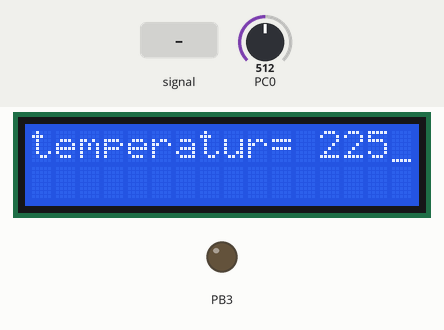
Recording of a program running on a simulated ATmega8, built with avr-gcc and emulated at 8 MHz. On the bench: 16×2 character LCD, output pins drawn as LEDs (lit = HIGH). Wiring (inferred from the names in the program): character LCD (HD44780): RS PB0; R/W PB1; E PB2; data PB4, PB5, PB6, PB7. The inputs (shaded band) are chosen by the test bench; at power-on: PC0 = 512. Pins used as bus, display or sensor lines are not drawn.

Above: at 1.2 s.
1.3 s: PC0 fed a 200 Hz sine of ±81 counts around its level
At 2.0 s:
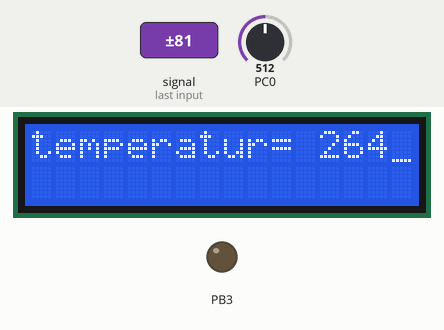
3.6 s: PC0 set to 716
At 4.5 s:
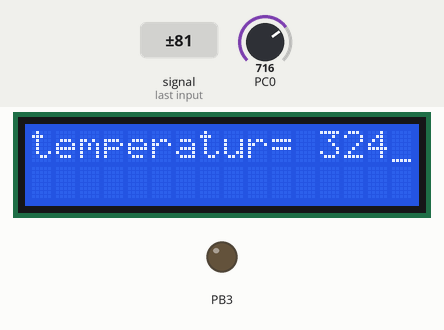
5.2 s: PC0 fed a 1000 Hz sine of ±255 counts around its level
At 5.6 s:
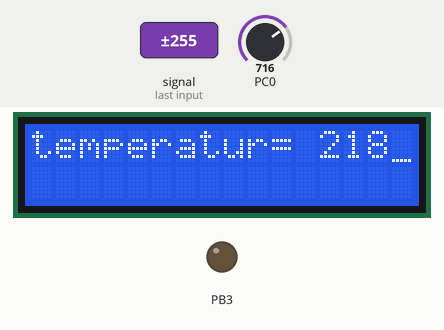
7.3 s: PC0 set to 900
At 8.4 s:
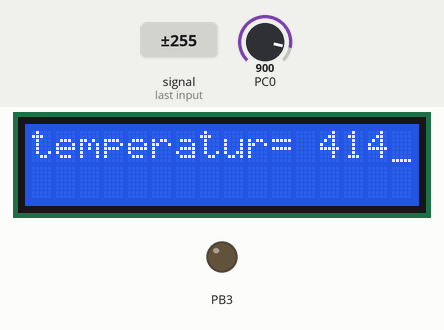
8.9 s: PC0 set to 1023
At 9.6 s:
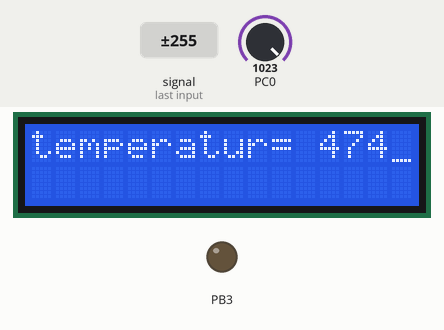
Timing chart, 0 to 11.9 s (numbered marks = the images above; inputs shaded):
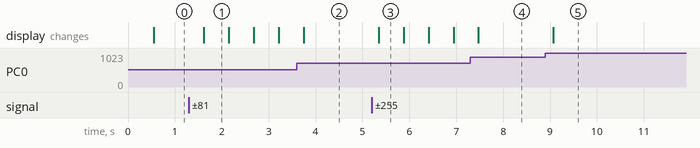

Measured:
- after the input at 1.3 s, the display: changes after 0.31 s (image 1)
- after the input at 5.2 s, the display: changes after 0.14 s (image 3)
- after the input at 8.9 s, the display: changes after 0.17 s (image 5)
- what the display in image 1 shows lasts 0.5 s, from 1.6 s to 2.1 s

The program:

measure_temperature_using_themocouple_test.c
```c
/*
 * measure_temperature_using_themocouple_test.c
 *
 * Created: 12/28/2018 9:12:35 PM
 *  Author: Ahmed
 */

#define F_CPU 8000000ul
#include <avr/io.h>
#include <util/delay.h>
#include "driver/ADC LIB.h"
#include "driver/lcd_4bit.h"
volatile unsigned int adc_val;
unsigned int temprature_val;
char temp[5];

int main(void)
{
	ADC_Init(125000);
	lcd_init();
    while(1)
    {
		lcd_goto_xy(1,1);
		lcd_print("temperatur=");
		adc_val=adc_Read(0);       /* store the analog data from channel 0 on  a variable */
		temprature_val=((500.0 *adc_val)/1024.0) -25;	 /* convert analog voltage into ºC and subtract the offset voltage */
		itoa(temprature_val,temp,10);
		lcd_goto_xy(1,13);
		lcd_print(temp);
		_delay_ms(500);
		lcd_CLEAR();


        //TODO:: Please write your application code
    }
}
```

ADC_LIB.c
```c
/*
 * ADC_LIB.c
 *
 * Created: 8/26/2017 1:32:38 AM
 *  Author: Ahmed
 */

#include <avr/io.h>
//you should define the prescaler before include the library
//#define prescaler x
//x = F_CPU/F_ADC
#include "ADC LIB.h"
//*****************************************************************************************************************************************************************
//function to initialize ADC
void ADC_Init(uint32_t F_ADC)
{  F=lrint(F_CPU/F_ADC);
	switch (F){
		case 2: prescaler=1;break;
		case 4: prescaler=2;break;
		case 8: prescaler=3;break;
		case 16: prescaler=4;break;
		case 32: prescaler=5;break;
		case 64: prescaler=6;break;
		case 128: prescaler=7;break;
	}
	 //PART A as input
	DDRC =0x00;
	// AREF = AVcc
	ADMUX = (1<<REFS0);

	// ADC Enable and prescaler of
	ADCSRA |= (1<<ADEN)|(1<<ADIE)|(prescaler<<ADPS0);
	sei();

}
//******************************************************************************************************************************************************************
//function to read adc value
// a=ADC_Read (channel num)
  uint16_t adc_Read(uint8_t ch)
 {
	 // select the corresponding channel 0~7
	 // ANDing with '7' will always keep the value
	 // of 'ch' between 0 and 7
	 ch &= 0b00000111;  // AND operation with 7
	 ADMUX = (ADMUX & 0xF8)|ch;     // clears the bottom 3 bits before ORing
	 // start single conversion
	 // write '1' to ADSC
	 ADCSRA |= (1<<ADSC);
	 return (theTenBitResults);
 }
 //***************************************************************************************************************************************************************************
ISR(ADC_vect)
{
	uint8_t theLowADC = ADCL;
	theTenBitResults = ADCH<<8|theLowADC;
	ADCSRA |= 1<<ADSC;
}
```

ADC_LIB.h
```c
/*
 * ADC_LIB.h
 *
 * Created: 8/26/2017 1:35:21 AM
 *  Author: Ahmed
 */
#define F_CPU 8000000ul
#include <avr/interrupt.h>
#include <math.h>
uint16_t theTenBitResults;
int F;
uint8_t prescaler;
#ifndef ADCLIB_H_
#define ADCLIB_H_

void ADC_Init(uint32_t F_ADC);
 uint16_t adc_Read(uint8_t ch);


#endif /* ADC LIB_H_ */
```

lcd_4bit.c
```c
/*
 * lcd_4bit.c
 *
 * Created: 7/24/2017 10:35:17 PM
 *  Author: Ahmed
 */
#include "lcd_4bit.h"
//**********************************************************************************************
void lcd_command(unsigned char cmd){
	lcd_PRT=(lcd_PRT & 0x0F)|(cmd & 0xF0);
	lcd_PRT&=~(1<<lcd_RS);
	lcd_PRT&=~(1<<lcd_RW);
	lcd_PRT|=(1<<lcd_EN);
	_delay_us(50);
	lcd_PRT&=~(1<<lcd_EN);
	_delay_us(50);
	lcd_PRT =(lcd_PRT & 0x0F)|(cmd<<4);
	lcd_PRT|=(1<<lcd_EN);
	_delay_us(50);
	lcd_PRT&=~(1<<lcd_EN);

}
//********************************************************************************************
void lcd_data(unsigned char data){
	lcd_PRT=(lcd_PRT & 0x0F)|(data & 0xF0);
	lcd_PRT|=(1<<lcd_RS);
	lcd_PRT&=~(1<<lcd_RW);
	lcd_PRT|=(1<<lcd_EN);
	_delay_us(50);
	lcd_PRT&=~(1<<lcd_EN);
	_delay_us(50);
	lcd_PRT =(lcd_PRT & 0x0F)|(data<<4);
	lcd_PRT|=(1<<lcd_EN);
	_delay_us(100);
	lcd_PRT&=~(1<<lcd_EN);
}
//***********************************************************************************************
//function for lcd initialize.
//lcd_init();
void lcd_init(){
_delay_ms(5);
	lcd_DDR|=0xff;
	lcd_PRT&=~(1<<lcd_EN);
	_delay_us(2000);
	lcd_command(0x33);
	_delay_us(50);
	lcd_command(0x32);
	_delay_us(50);
	lcd_command(0x28);
	_delay_us(50);
	lcd_command(0x0E);
	_delay_us(50);
	lcd_command(0x01);
	_delay_us(2000);
	lcd_command(0x06);
}
//*********************************************************************************************************
//function to locate the position.
//lcd_goto_xy(row,columm);
//line 1 of lcd=row 1. ,line2 of lcd=row2
//columm 1 of lcd =columm 1., columm 16 of lcd =columm 16.

void lcd_goto_xy(unsigned char row,unsigned char columm){
	unsigned char fristcharadr[]={0x80,0xC0,0x90,0xD0};
		lcd_command(fristcharadr[row-1]+(columm-1));
		_delay_us(100);
	}
//***********************************************************************************************************
//function to put what u need.
// lcd_print("hallo");
 void lcd_print(char *text){
	while(*text>0){
		lcd_data(*text++);
	}
}

//************************************************************************************************************
//function to clear lcd.
//lcd_CLEAR();.
void lcd_CLEAR(){
	lcd_command(0x01);
	_delay_ms(2);}
//*************************************************************************************************************
//function to cancel the cursor.
//lcd_curcor_off();
void lcd_curcor_off(){
	lcd_command(0x0c);
	_delay_us(100);
}
//*************************************************************************************************************
	
```

lcd_4bit.h
```c
/*
 * lcd_4bit.h
 *
 * Created: 7/24/2017 10:38:39 PM
 *  Author: Ahmed
 */
/*you should
#define lcd_DDR DDRx      whire x is {a,b,c,d,e}
#define lcd_PRT PORTx
in lcd_4bit.c
connect
for data register for LCD (D4-D7) to AVR pinx (px4: :px7)
and
(px0==lcd_RS, px1==lcd_RW ,px2==lcd_EN)
 */
#define F_CPU 8000000ul
#define lcd_DDR DDRB
#define lcd_PRT PORTB
#include <avr/io.h>
#include <util/delay.h>

#define lcd_RS 0
#define lcd_RW 1
#define lcd_EN 2
#ifndef LCD_4BIT_H_
#define LCD_4BIT_H_

void lcd_command(unsigned char cmd);
void lcd_data(unsigned char data);
//***********************************************************************************************
//function for lcd initialize.
//lcd_init();
void lcd_init();
//*********************************************************************************************************
//function to locate the position.
//lcd_goto_xy(row,columm);
//line 1 of lcd=row 1. ,line2 of lcd=row2
//columm 1 of lcd =columm 1., columm 16 of lcd =columm 16.
void lcd_goto_xy(unsigned char row,unsigned char columm);
//***********************************************************************************************************
//function to put what u need.
// lcd_print("hallo");
void lcd_print(char *text);
//************************************************************************************************************
//function to clear lcd.
//lcd_CLEAR();.
void lcd_CLEAR();
//*************************************************************************************************************
//function to cancel the cursor.
//lcd_curcor_off();
void lcd_curcor_off();


#endif /* LCD_4BIT_H_ */
```
